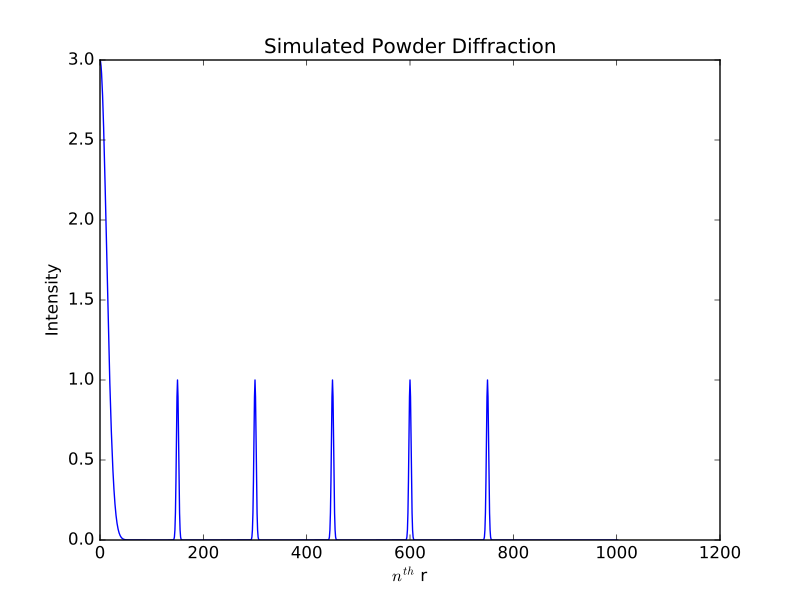

Source code (Python):
import matplotlib.pyplot as plt
import numpy as np
rmax= 1003
x=np.arange(rmax)/100000.0 /3
y=(3*np.exp(-(x/6.0e-5)**2)
        +np.exp(-((x-0.5e-3)/1.0e-5)**2)
        +np.exp(-((x-1.0e-3)/1.0e-5)**2)
        +np.exp(-((x-1.5e-3)/1.0e-5)**2)
        +np.exp(-((x-2.0e-3)/1.0e-5)**2)
        +np.exp(-((x-2.50e-3)/1.0e-5)**2))
plt.plot(y)
plt.title(r"Simulated Powder Diffraction")
plt.ylabel("Intensity")
plt.xlabel("$n^{th}$ r")
